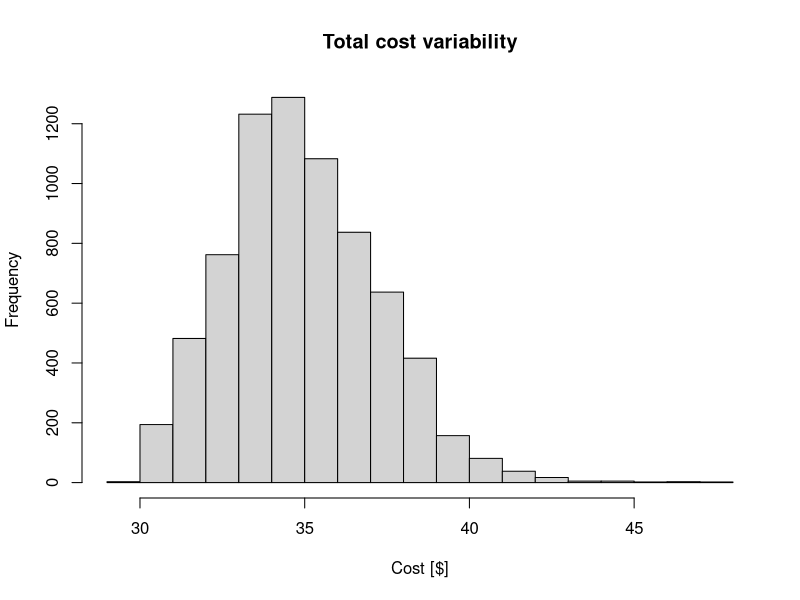

This figure's R source:
I<-read.csv("farm_cost.csv",header=TRUE)
options(digits=1) 

out <- hist(I$total,plot=TRUE,main="Total cost variability",xlab="Cost [$]")




